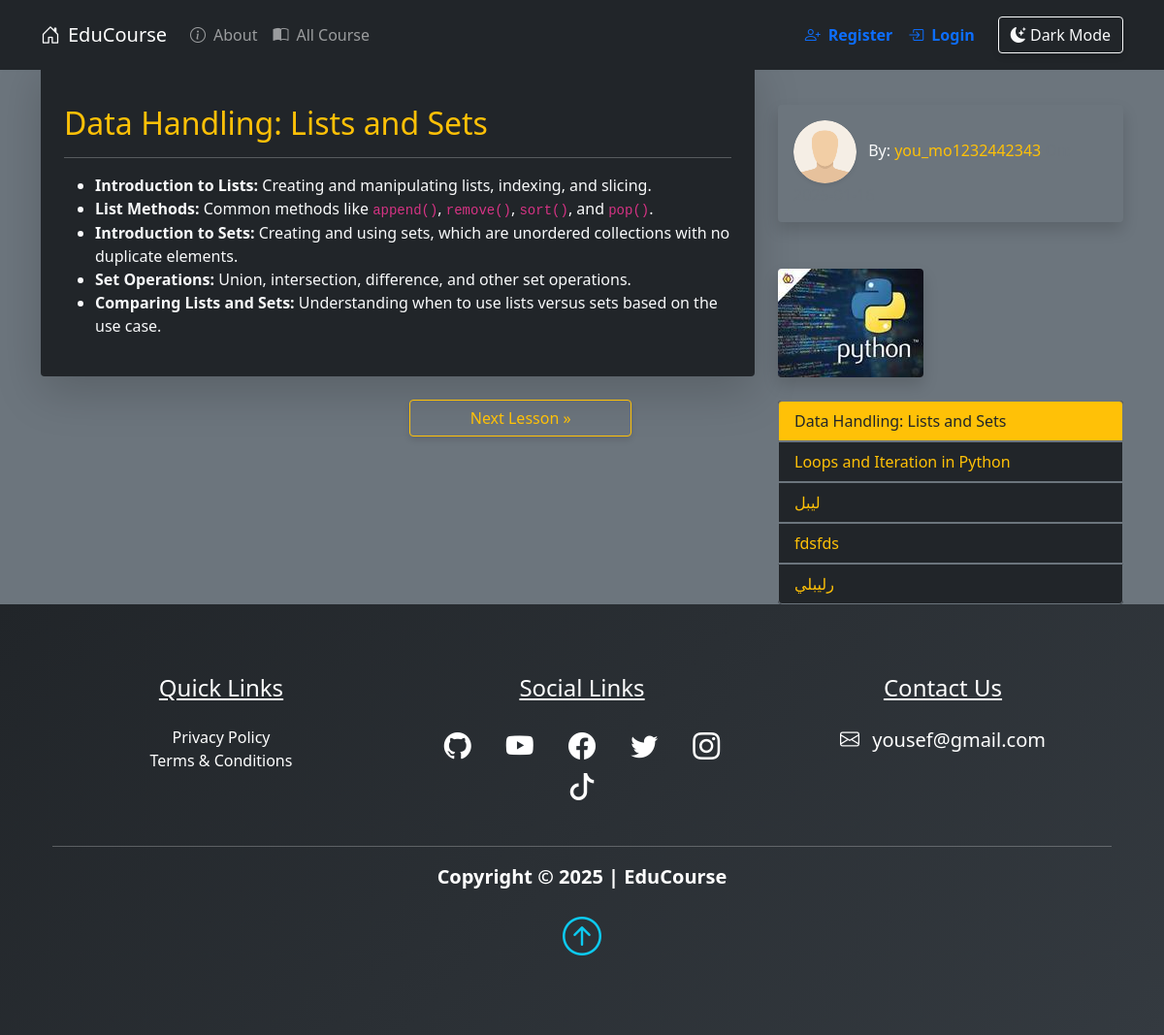
The app's page /Python/data-handling-lists-and-sets with its own data.
### pythonic/models.py (models this page shows, shortened)
class Lesson(db.Model):
    id = db.Column(db.Integer, primary_key=True)
    title = db.Column(db.String(100), nullable=False)
    date_posted = db.Column(db.DateTime, nullable=False, default=lambda: datetime.utcnow())
    content = db.Column(db.Text, nullable=False)
    thumbnail = db.Column(db.String(20), nullable=False, default="default_thumbnail.jpg")
    slug = db.Column(db.String(100), nullable=False)
    user_id = db.Column(db.Integer, db.ForeignKey("user.id"), nullable=False)
    course_id = db.Column(db.Integer, db.ForeignKey("course.id"), nullable=False)
    video = db.Column(db.String(100), nullable=True)  # For uploaded videos

class User(db.Model, UserMixin):
    id = db.Column(db.Integer, primary_key=True)
    fname = db.Column(db.String(25), nullable=False)
    lname = db.Column(db.String(25), nullable=False)
    username = db.Column(db.String(25), unique=True, nullable=False)
    email = db.Column(db.String(125), unique=True, nullable=False)
    image_file = db.Column(db.String(20), nullable=False, default="default.png")
    bio = db.Column(db.Text, nullable=True)
    password = db.Column(db.String(60), nullable=False)
    lessons = db.relationship("Lesson", backref="author", lazy=True)

class Course(db.Model):
    id = db.Column(db.Integer, primary_key=True)
    title = db.Column(db.String(50), unique=True, nullable=False)
    description = db.Column(db.String(150), nullable=False)
    icon = db.Column(db.String(20), nullable=False, default="default_icon.jpg")
    lessons = db.relationship("Lesson", backref="course_name", lazy=True)

### pythonic/routes.py (the view)
@app.route("/<string:course>/<string:lesson_slug>")
def lesson(course, lesson_slug):
    course_obj = Course.query.filter_by(title=course).first_or_404()
    lesson = Lesson.query.filter_by(
        slug=lesson_slug,
        course_id=course_obj.id
    ).first_or_404()
    previous_lesson = Lesson.query.filter(
        Lesson.course_id == lesson.course_id,
        Lesson.id < lesson.id
    ).order_by(Lesson.id.desc()).first()
    next_lesson = Lesson.query.filter(
        Lesson.course_id == lesson.course_id,
        Lesson.id > lesson.id
    ).order_by(Lesson.id.asc()).first()
    return render_template(
        "lesson.html",
        lesson=lesson,
        previous_lesson=previous_lesson,
        next_lesson=next_lesson
    )

### pythonic/templates/lesson.html (shortened to what this page needs)
{% extends "layout.html" %}
{% block content %}
<div class="container-fluid bg-secondary">
    <div class="container">
        <div class="row">
            <div class="col-lg-8 col-md-12">
                <div class="container pt-5 bg-dark text-light rounded shadow-lg p-4">
                    <h2 class="text-warning">{{ lesson.title }}</h2>
                    <hr class="border-secondary">
                    <div class="lesson-content">{{ lesson.content | safe }}</div>
                </div>
                <div class="row justify-content-md-center my-4">
                    <div class="col-4">
                    </div>
                    <div class="col-4">
                        {% if next_lesson %}
                        <a href="{{ url_for('lesson', course=lesson.course_name.title, lesson_slug=next_lesson.slug) }}">
                            <button class="btn btn-outline-warning w-100" type="button" data-bs-toggle="tooltip" data-bs-placement="top"
                                title="{{ next_lesson.title }}">
                                Next Lesson &raquo;
                            </button>
                        </a>
                        {% endif %}
                    </div>
                </div>
            </div>
            <div class="col-4">
                <div class="my-5 bg-secondary text-light p-3 rounded shadow">
                    <span>
                        <img class="article-img rounded-circle shadow-sm me-2"
                            src="{{ url_for('static', filename='user_pics/' + lesson.author.image_file) }}" alt="Author Image">
                        <span>By:</span>
                        <a href="#" class="link text-warning">{{ lesson.author.username }}</a>
                        <span class="text-muted">On: {{ lesson.date_posted.strftime('%Y-%m-%d') }}</span>
                    </span>
                </div>
                <div class="mb-4">
                    <img src="{{ url_for('static', filename='course_icons/' + lesson.course_name.icon) }}" alt="Course Icon" class="img-fluid rounded shadow">
                </div>
                <ul class="list-group bg-dark border-0">
                    {% for lsn in lesson.course_name.lessons %}
                    {% if lsn.title == lesson.title %}
                    <li class="list-group-item bg-warning text-dark border border-secondary">
                        <a class="text-decoration-none text-dark"
                            href="{{ url_for('lesson', course=lsn.course_name.title, lesson_slug=lsn.slug) }}">{{ lsn.title }}</a>
                    </li>
                    {% else %}
                    <li class="list-group-item bg-dark text-light border border-secondary">
                        <a class="text-decoration-none text-warning"
                            href="{{ url_for('lesson', course=lsn.course_name.title, lesson_slug=lsn.slug) }}">{{ lsn.title }}</a>
                    </li>
                    {% endif %}
                    {% endfor %}
                </ul>
            </div>
        </div>
    </div>
</div>
{% endblock %}

### pythonic/static/main.css (style rules this page uses)
body::before { display: block; content: ''; height: 60px; }
.article-img { height: 65px; width: 65px; margin-right: 8px; }
.link { text-decoration: none; }

### pythonic/static/styles.css (style rules this page uses)
.btn, .dropdown-menu { box-shadow: 0 4px 6px rgba(0, 0, 0, 0.1); }

### records on screen
Lesson: title "Data Handling: Lists and Sets", content "Introduction to Lists: Creating and manipulating lists, indexing, and slicing. List Methods: Common methods like append() , remove() , sort() , and pop() . Introduction to Sets: Creating and using sets, which are unordered collections with no duplicate elements. Set Operations: Union, intersection, difference, and other set operations. Comparing Lists and Sets: Understanding when to use lists versus sets based on the use case."
User: image_file (placeholder picture), author.username "you_mo1232442343"
Course: icon (picture)
Lesson: title "Loops and Iteration in Python"
Lesson: title "ليبل"
Lesson: title "fdsfds"
Lesson: title "رليبلي"
